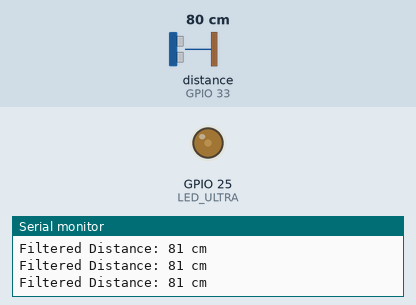
This sketch was run on a simulated ESP32. On the bench: output pins drawn as LEDs (lit = HIGH), the last lines printed to the serial monitor. The test bench sets the inputs (shaded band); at power-on: distance to the obstacle (sensor on GPIO 33) 80 cm. The echo pulse lasts 58.3 µs per cm.

Above: at 1.2 s.
1.3 s: distance to the obstacle (sensor on GPIO 33) set to 2 cm
At 1.6 s:
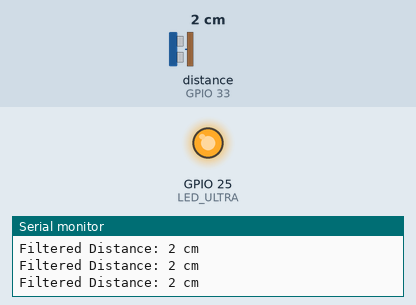
2.8 s: distance to the obstacle (sensor on GPIO 33) set to 35 cm
At 3.3 s:
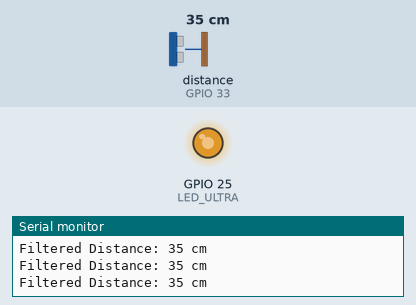
4.3 s: distance to the obstacle (sensor on GPIO 33) set to 60 cm
At 5.5 s:
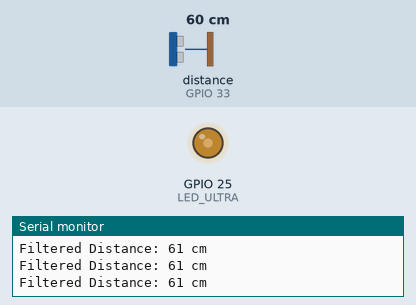
5.8 s: distance to the obstacle (sensor on GPIO 33) set to 120 cm
At 6.8 s:
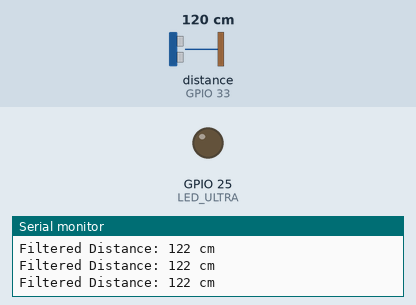
7.4 s: distance to the obstacle (sensor on GPIO 33) set to 4 cm
At 8.7 s:
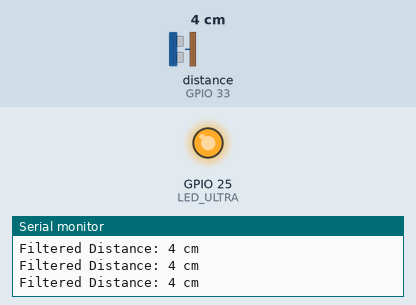
Timing chart, 0 to 9.9 s (numbered marks = the images above; inputs shaded):
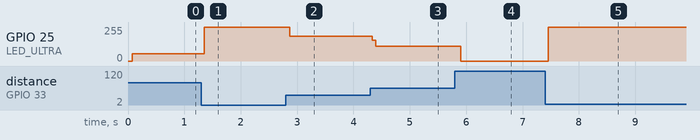

Measured:
- after the input at 1.3 s, GPIO 25 (LED_ULTRA): 54/255 → 255/255 after 0.05 s
- after the input at 2.8 s, GPIO 25 (LED_ULTRA): 255/255 → 185/255 after 0.07 s
- after the input at 4.3 s, GPIO 25 (LED_ULTRA): 185/255 → 156/255 at once, → 111/255 0.07 s later
- after the input at 5.8 s, GPIO 25 (LED_ULTRA): 111/255 → 0/255 after 0.10 s
- after the input at 7.4 s, GPIO 25 (LED_ULTRA): 0/255 → 255/255 after 0.05 s

The sketch:

ultrasonic-distance-sensor.ino
```cpp
#include <NewPing.h>   // Library for ultrasonic distance measurement

// -------------------- Pin Definitions --------------------
#define TRIG_PIN 32      // Trigger pin of HC-SR04
#define ECHO_PIN 33      // Echo pin of HC-SR04 (use voltage divider to 3.3V)
#define LED_ULTRA 25     // LED pin (with series resistor)

// -------------------- Constants --------------------
#define MAX_DISTANCE 400     // Maximum distance to measure (cm)
#define FILTER_SAMPLES 5     // Number of samples for moving average

// Create ultrasonic sensor object
NewPing sonar(TRIG_PIN, ECHO_PIN, MAX_DISTANCE);

void setup() {
  Serial.begin(115200);       // Start serial monitor for debugging
  pinMode(LED_ULTRA, OUTPUT); // Set LED pin as output
}

void loop() {
  unsigned int distance = 0;          // Stores raw distance readings
  unsigned int filteredDistance = 0;  // Stores averaged (filtered) distance

  // -------------------- Moving Average Filter --------------------
  // Take multiple readings and average them to reduce noise
  for (int i = 0; i < FILTER_SAMPLES; i++) {
    unsigned int d = sonar.ping_cm();        // Read distance in cm
    if (d > 0 && d <= MAX_DISTANCE) {        // Accept only valid readings
      distance += d;
    }
    delay(10);  // Small delay between samples
  }

  if (distance > 0) {
    filteredDistance = distance / FILTER_SAMPLES; // Compute average
  }

  // -------------------- LED Brightness Control --------------------
  if (filteredDistance > 0 && filteredDistance <= 10) {
    digitalWrite(LED_ULTRA, HIGH);  // Very close → LED fully ON
  }
  else if (filteredDistance > 10 && filteredDistance <= 100) {
    // Map distance to LED brightness (closer = brighter)
    int brightness = map(filteredDistance, 10, 100, 255, 0);
    analogWrite(LED_ULTRA, brightness);
  }
  else {
    digitalWrite(LED_ULTRA, LOW);   // Too far / no reading → LED OFF
  }

  // -------------------- Serial Debugging --------------------
  Serial.printf("Filtered Distance: %d cm\n", filteredDistance);
}
```
